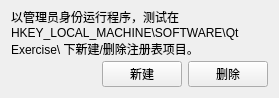
<?xml version="1.0" encoding="UTF-8"?>
<ui version="4.0">
 <class>mainWndClass</class>
 <widget class="QWidget" name="mainWndClass">
  <property name="geometry">
   <rect>
    <x>0</x>
    <y>0</y>
    <width>279</width>
    <height>98</height>
   </rect>
  </property>
  <property name="windowTitle">
   <string>mainWnd</string>
  </property>
  <layout class="QVBoxLayout" name="verticalLayout_2">
   <item>
    <layout class="QVBoxLayout" name="verticalLayout">
     <item>
      <widget class="QLabel" name="label">
       <property name="text">
        <string>以管理员身份运行程序，测试在 HKEY_LOCAL_MACHINE\SOFTWARE\Qt Exercise\ 下新建/删除注册表项目。</string>
       </property>
       <property name="wordWrap">
        <bool>true</bool>
       </property>
      </widget>
     </item>
     <item>
      <layout class="QHBoxLayout" name="horizontalLayout">
       <item>
        <spacer name="horizontalSpacer_2">
         <property name="orientation">
          <enum>Qt::Horizontal</enum>
         </property>
         <property name="sizeHint" stdset="0">
          <size>
           <width>40</width>
           <height>20</height>
          </size>
         </property>
        </spacer>
       </item>
       <item>
        <widget class="QPushButton" name="btnNew">
         <property name="text">
          <string>新建</string>
         </property>
        </widget>
       </item>
       <item>
        <widget class="QPushButton" name="btnDel">
         <property name="text">
          <string>删除</string>
         </property>
        </widget>
       </item>
      </layout>
     </item>
     <item>
      <spacer name="verticalSpacer">
       <property name="orientation">
        <enum>Qt::Vertical</enum>
       </property>
       <property name="sizeHint" stdset="0">
        <size>
         <width>20</width>
         <height>40</height>
        </size>
       </property>
      </spacer>
     </item>
    </layout>
   </item>
  </layout>
 </widget>
 <layoutdefault spacing="6" margin="11"/>
 <resources>
  <include location="mainwnd.qrc"/>
 </resources>
 <connections/>
</ui>
